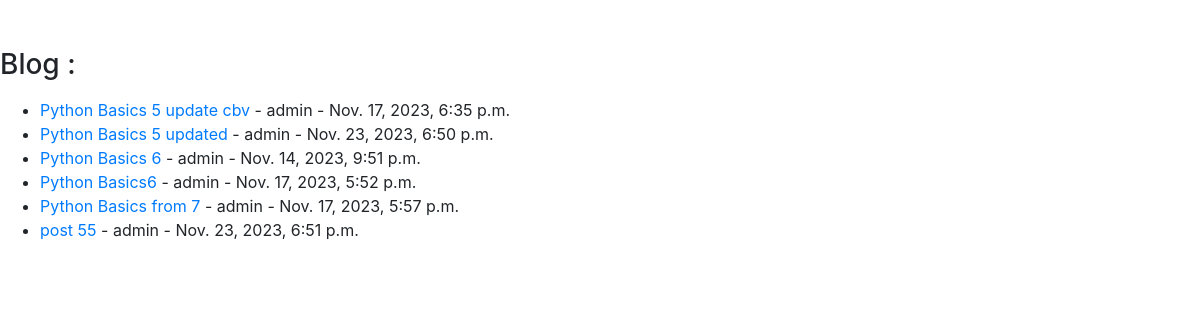
/posts/, run on the app's committed database.
### posts/models.py (models this page shows)
class Post (models.Model):
    author          = models.ForeignKey(User,related_name='post_author',on_delete=models.CASCADE)
    title           = models.CharField(max_length=100)
    content         = models.TextField(max_length=20000)
    draft           = models.BooleanField(default=True)
    publish_date    = models.DateTimeField(auto_now=True)
    tags            = TaggableManager()
    image           = models.ImageField(upload_to='post')
    category        = models.ForeignKey('Category',related_name='post_category',on_delete=models.SET_NULL,null=True)
    def __str__(self):
        return self.title

### posts/views.py (the view)
# urls.py: path('posts/',post_list),
def post_list (request):
    data = Post.objects.all()
    context = {
        'object_list' : data
    }
    return render(request,'posts/post_list.html',context)

### posts/templates/posts/post_list.html (shortened to what this page needs)
<!doctype html>
<html lang="en">
  <head>
    <link rel="stylesheet" href="https://cdn.jsdelivr.net/npm/bootstrap@4.1.3/dist/css/bootstrap.min.css">
  </head>
  <body>
    <div class="contaier mt-5">
        <h3 class="my-3">Blog : </h3>
        <ul>
            {% for post in object_list %}
            <li><a href="/posts/{{ post.id }}">{{ post }}</a> - {{ post.author }} - {{ post.publish_date }}</li>
            {% endfor %}
        </ul>
    </div>
  </body>
</html>

### data on the page
Post: title "Python Basics 5 update cbv", author "admin", publish_date "Nov. 17, 2023, 6:35 p.m."
Post: title "Python Basics 5 updated", author "admin", publish_date "Nov. 23, 2023, 6:50 p.m."
Post: title "Python Basics 6", author "admin", publish_date "Nov. 14, 2023, 9:51 p.m."
Post: title "Python Basics6", author "admin", publish_date "Nov. 17, 2023, 5:52 p.m."
Post: title "Python Basics from 7", author "admin", publish_date "Nov. 17, 2023, 5:57 p.m."
Post: title "post 55", author "admin", publish_date "Nov. 23, 2023, 6:51 p.m."
